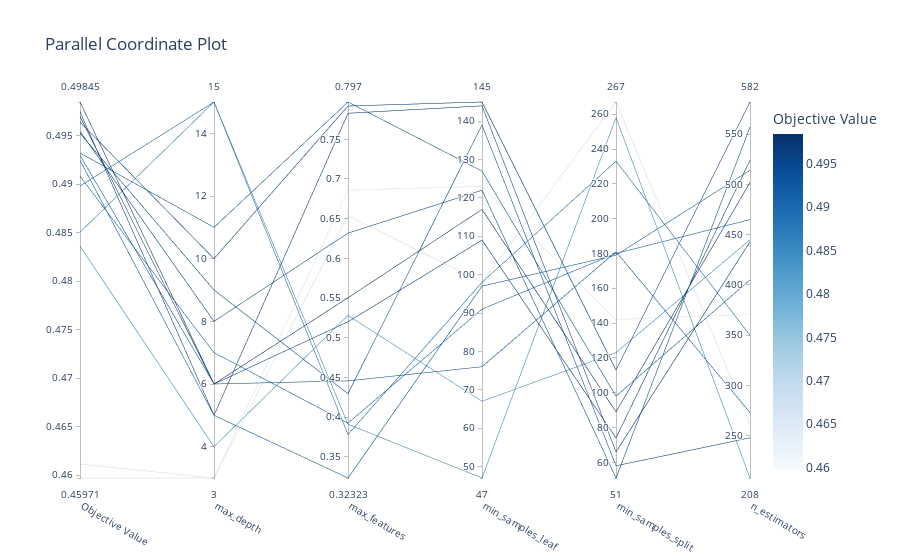

Source (notebook cell):
### Code cell
plot_parallel_coordinate(study)

### Figure 1 — Plotly figure (JSON) as saved in the notebook; plotly's stock layout.template omitted (floating-point values rounded to 4 significant figures)
{"data": [{"dimensions": [{"label": "Objective Value", "range": [0.4597, 0.4984], "values": [0.4898, 0.4611, 0.485, 0.493, 0.4836, 0.4924, 0.4974, 0.497, 0.4952, 0.4908, 0.4964, 0.4954, 0.4932, 0.4984, 0.4597]}, {"label": "max_depth", "range": [3, 15], "values": [15, 3, 15, 6, 4, 5, 5, 6, 9, 7, 10, 8, 11, 6, 3]}, {"label": "max_features", "range": [0.3232, 0.797], "values": [0.378, 0.654, 0.3909, 0.4456, 0.528, 0.3232, 0.7828, 0.5201, 0.4294, 0.3924, 0.7919, 0.6318, 0.797, 0.5503, 0.686]}, {"label": "min_samples_leaf", "range": [47, 145], "values": [98, 98, 47, 76, 67, 97, 144, 109, 139, 91, 145, 122, 127, 117, 123]}, {"label": "min_samples_split", "range": [51, 267], "values": [233, 267, 258, 181, 123, 179, 66, 74, 58, 180, 113, 51, 98, 89, 142]}, {"label": "n_estimators", "range": [208, 582], "values": [350, 262, 208, 273, 445, 514, 443, 524, 248, 465, 582, 557, 405, 502, 371]}], "labelangle": 30, "labelside": "bottom", "line": {"color": [0.4898, 0.4611, 0.485, 0.493, 0.4836, 0.4924, 0.4974, 0.497, 0.4952, 0.4908, 0.4964, 0.4954, 0.4932, 0.4984, 0.4597], "colorbar": {"title": {"text": "Objective Value"}}, "colorscale": [[0.0, "rgb(247,251,255)"], [0.125, "rgb(222,235,247)"], [0.25, "rgb(198,219,239)"], [0.375, "rgb(158,202,225)"], [0.5, "rgb(107,174,214)"], [0.625, "rgb(66,146,198)"], [0.75, "rgb(33,113,181)"], [0.875, "rgb(8,81,156)"], [1.0, "rgb(8,48,107)"]], "reversescale": false, "showscale": true}, "type": "parcoords"}], "layout": {"title": {"text": "Parallel Coordinate Plot"}}}
